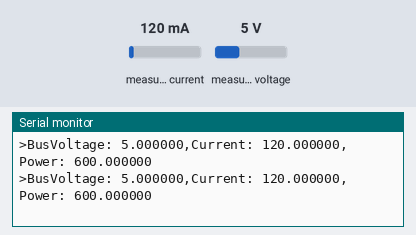
Recording of a program running on a simulated ESP32-C3. Parts: the last lines printed to the serial monitor. The test bench sets the inputs (shaded band); at power-on: measured current 120 mA, measured voltage 5 V.

Above: at 1.2 s.
1.3 s: measured current set to 40 mA
At 1.39 s:
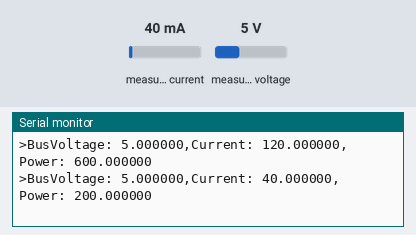
2.8 s: measured voltage set to 0.3 V
At 2.87 s:
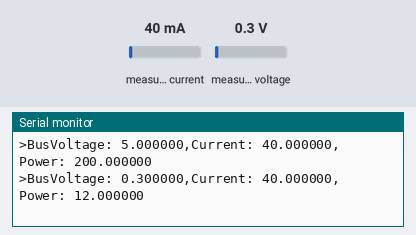
4.3 s: measured current set to 500 mA
At 4.35 s:
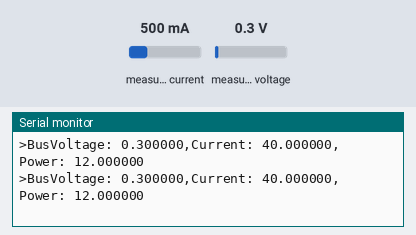
Timing chart, 0 to 7.3 s (numbered marks = the images above; inputs shaded):
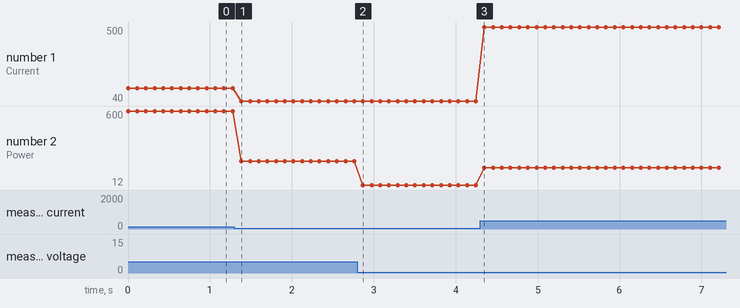

The program:

main.cpp
```cpp
#include <Arduino.h>
#include <Wire.h>
#include <Adafruit_INA219.h>

Adafruit_INA219 ina219;

void setup(void)
{
  Serial.begin(115200);
  while (!Serial) {
      // will pause Zero, Leonardo, etc until serial console opens
      delay(1);
  }

  uint32_t currentFrequency;

  // Initialize the INA219.
  // By default the initialization will use the largest range (32V, 2A).  However
  // you can call a setCalibration function to change this range (see comments).
  if (! ina219.begin()) {
    Serial.println("Failed to find INA219 chip");
    while (1) { delay(10); }
  }
  // To use a slightly lower 32V, 1A range (higher precision on amps):
  //ina219.setCalibration_32V_1A();
  // Or to use a lower 16V, 400mA range (higher precision on volts and amps):
  //ina219.setCalibration_16V_400mA();
  Serial.println("Measuring voltage and current with INA219 ...");
}

void loop(void)
{  // 1. Leggiamo i dati dal sensore
  float busvoltage_V = ina219.getBusVoltage_V();
  float current_mA = ina219.getCurrent_mA();
  float power_mW = ina219.getPower_mW();

  // Opzionale: calcolo della tensione sul carico
  // float loadvoltage_V = busvoltage_V + (ina219.getShuntVoltage_mV() / 1000.0);

  // 2. Stampiamo su Teleplot in modo a prova di bomba!
  // Costruiamo la stringa un pezzo alla volta senza usare printf

  Serial.print('>');
  Serial.printf("BusVoltage: %f", busvoltage_V);
  Serial.print(',');
  Serial.printf("Current: %f", current_mA);
  Serial.print(',');
  Serial.printf("Power: %f", power_mW);
  Serial.println();

  // Pausa di 100ms per fare grafici puliti e non intasare la seriale
  delay(100);
}
```

Measured:
- after the input at 1.3 s, the serial monitor: prints a new line after 0.08 s (image 1)
- after the input at 2.8 s, the serial monitor: prints a new line after 0.07 s (image 2)
- plotted number 1: 120 → 40 after the input at 1.3 s, 40 → 500 after the input at 4.3 s
- plotted number 2: 600 → 200 after the input at 1.3 s, 200 → 12 after the input at 2.8 s, 12 → 150 after the input at 4.3 s
